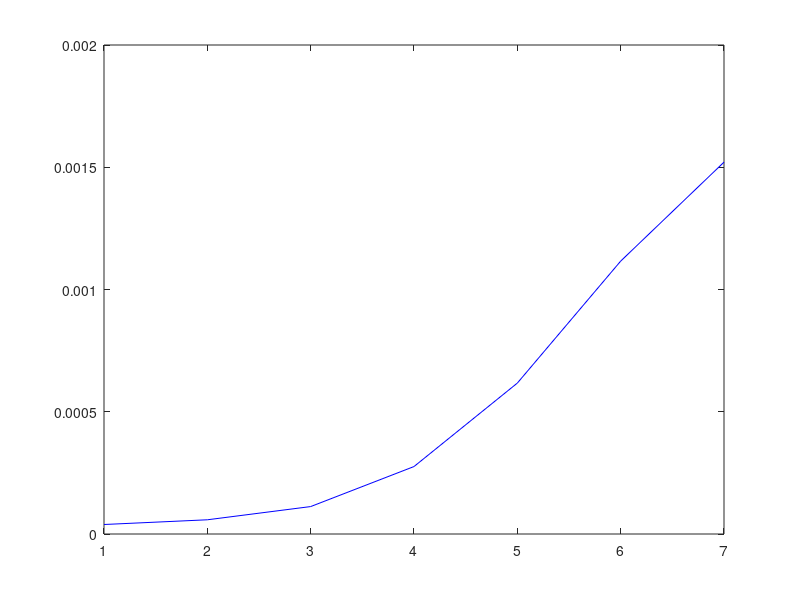

Here is the MATLAB script that generated this plot:
%Lab1 - Implementation of 2AFC experiment with optimal observer.
%   Used in Mind Brain and Modules 2021 for workshop 1.
%   Will be submitted through Canvas for grading.
%   Will be assessed as a pass/fail assessment.
%
%   Description:
%       Lab1 models an optimal observer in a psychophysical experiment.
%       The experiment: At each trial, a standard stimulus and a comparison
%       stimulus are presented. The comparison stimulus is chosen at random
%       The optimal observer has a representation of the two sensed values,
%       and its algorithm is that his response should be 0 or 1. The values
%       are corrupted by Gaussian noise. The script calculates the average
%       response produced for each comparison stimulus.
%
%   Other m-files required: none.
%   MAT-files required: none.
%

%   Author: 2227572
%   email: vxz072@student.bham.ac.uk
%   Date: 15/02/2021
%
%   Last revision: 15/02/07, 2227572, no changes.


%% Initialization.

clear all
close all
clc

rng('shuffle');

%% Variables.

nTrials = 5000;
standardNoNoise = 4;
comparisonValues = 1:1:7;
nComparisons = length(comparisonValues);
standardDeviationNoise = 1.5;

%% Variable preallocation.

data = nan(2,nTrials);
meanResponsesForComparison = nan(1,nComparisons);

%% Experiment.
for trial=1:nTrials
    
    % Stimulus presentation.
    % Used randomization with replacement.
    comparisonTrialNoNoise = comparisonValues(randi(nComparisons));
    
    % Noise corruption.
    comparisonTrial = comparisonTrialNoNoise + randn(1) * standardDeviationNoise;
    standardTrial = standardNoNoise + randn(1) * standardDeviationNoise;
    
    % Decision.
    if comparisonTrial > standardTrial
        response = 1; 
    else
        response = 0;
    end
    
    % Data storage.
    data(:,trial) = [comparisonTrialNoNoise response];
    
end


%% Data analysis.
for c=1:nComparisons
    
    % Mean response calculated for each of the standard values.
    meanResponsesForComparison(c) = mean(data(2,data(1,:) == comparisonValues(c)));
    
end

%% Plot of mean response.

% Plot of cumulative Gaussian.
figure(2);
plot(normcdf(meanResponsesForComparison), 'm');

xlabel('Mean Responses for Comparison');
ylabel('Comparison Stimuli');

% Set of stimuli.
xticks(1:7); 

% Axis bounds for the responses between 0 and 1 and for comparison stimuli from 1 to 7.
axis([1 7 0 1]);

%% PROBIT analysis.

% Limits values between 1/5000, 1-1/5000 range using the normalize function.
limitedMeanResponses = normalize(meanResponsesForComparison, 'range', [1/5000, 1-1/5000]);

% Transforms the responses in PROBIT units.
probitMeanResponses = norminv(limitedMeanResponses);

% Fits a line through the data.
% y is the transformed responses and x is the comparison values.
regressionMeanResponses = regress(probitMeanResponses', [ones(7, 1)'; comparisonValues]');


% Cumulative Gaussian with the response criterion and variance as inputs.
figure(2);
plot(normcdf(limitedMeanResponses, - regressionMeanResponses(1) / regressionMeanResponses(2), ...
    1 / regressionMeanResponses(2)), 'b');
